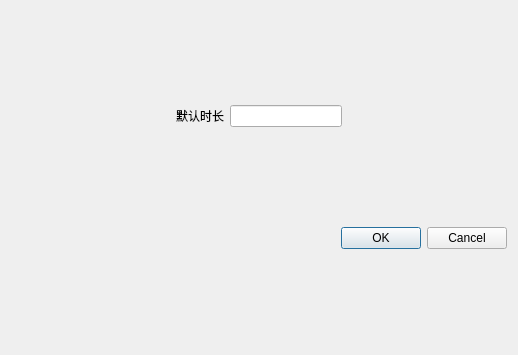
<?xml version="1.0" encoding="UTF-8"?>
<ui version="4.0">
 <class>Dialog_SingleImgFormConfig</class>
 <widget class="QDialog" name="Dialog_SingleImgFormConfig">
  <property name="geometry">
   <rect>
    <x>0</x>
    <y>0</y>
    <width>518</width>
    <height>355</height>
   </rect>
  </property>
  <property name="windowTitle">
   <string>Dialog</string>
  </property>
  <layout class="QGridLayout" name="gridLayout">
   <item row="0" column="0">
    <layout class="QHBoxLayout" name="horizontalLayout_2">
     <item>
      <spacer name="horizontalSpacer">
       <property name="orientation">
        <enum>Qt::Horizontal</enum>
       </property>
       <property name="sizeHint" stdset="0">
        <size>
         <width>40</width>
         <height>20</height>
        </size>
       </property>
      </spacer>
     </item>
     <item>
      <layout class="QHBoxLayout" name="horizontalLayout">
       <item>
        <widget class="QLabel" name="label_defaultTime">
         <property name="text">
          <string>默认时长</string>
         </property>
        </widget>
       </item>
       <item>
        <widget class="QLineEdit" name="lineEdit_defaultTime"/>
       </item>
      </layout>
     </item>
     <item>
      <spacer name="horizontalSpacer_2">
       <property name="orientation">
        <enum>Qt::Horizontal</enum>
       </property>
       <property name="sizeHint" stdset="0">
        <size>
         <width>40</width>
         <height>20</height>
        </size>
       </property>
      </spacer>
     </item>
    </layout>
   </item>
   <item row="1" column="0">
    <widget class="QDialogButtonBox" name="buttonBox">
     <property name="orientation">
      <enum>Qt::Horizontal</enum>
     </property>
     <property name="standardButtons">
      <set>QDialogButtonBox::Cancel|QDialogButtonBox::Ok</set>
     </property>
    </widget>
   </item>
  </layout>
 </widget>
 <resources/>
 <connections>
  <connection>
   <sender>buttonBox</sender>
   <signal>accepted()</signal>
   <receiver>Dialog_SingleImgFormConfig</receiver>
   <slot>accept()</slot>
   <hints>
    <hint type="sourcelabel">
     <x>248</x>
     <y>254</y>
    </hint>
    <hint type="destinationlabel">
     <x>157</x>
     <y>274</y>
    </hint>
   </hints>
  </connection>
  <connection>
   <sender>buttonBox</sender>
   <signal>rejected()</signal>
   <receiver>Dialog_SingleImgFormConfig</receiver>
   <slot>reject()</slot>
   <hints>
    <hint type="sourcelabel">
     <x>316</x>
     <y>260</y>
    </hint>
    <hint type="destinationlabel">
     <x>286</x>
     <y>274</y>
    </hint>
   </hints>
  </connection>
 </connections>
</ui>
